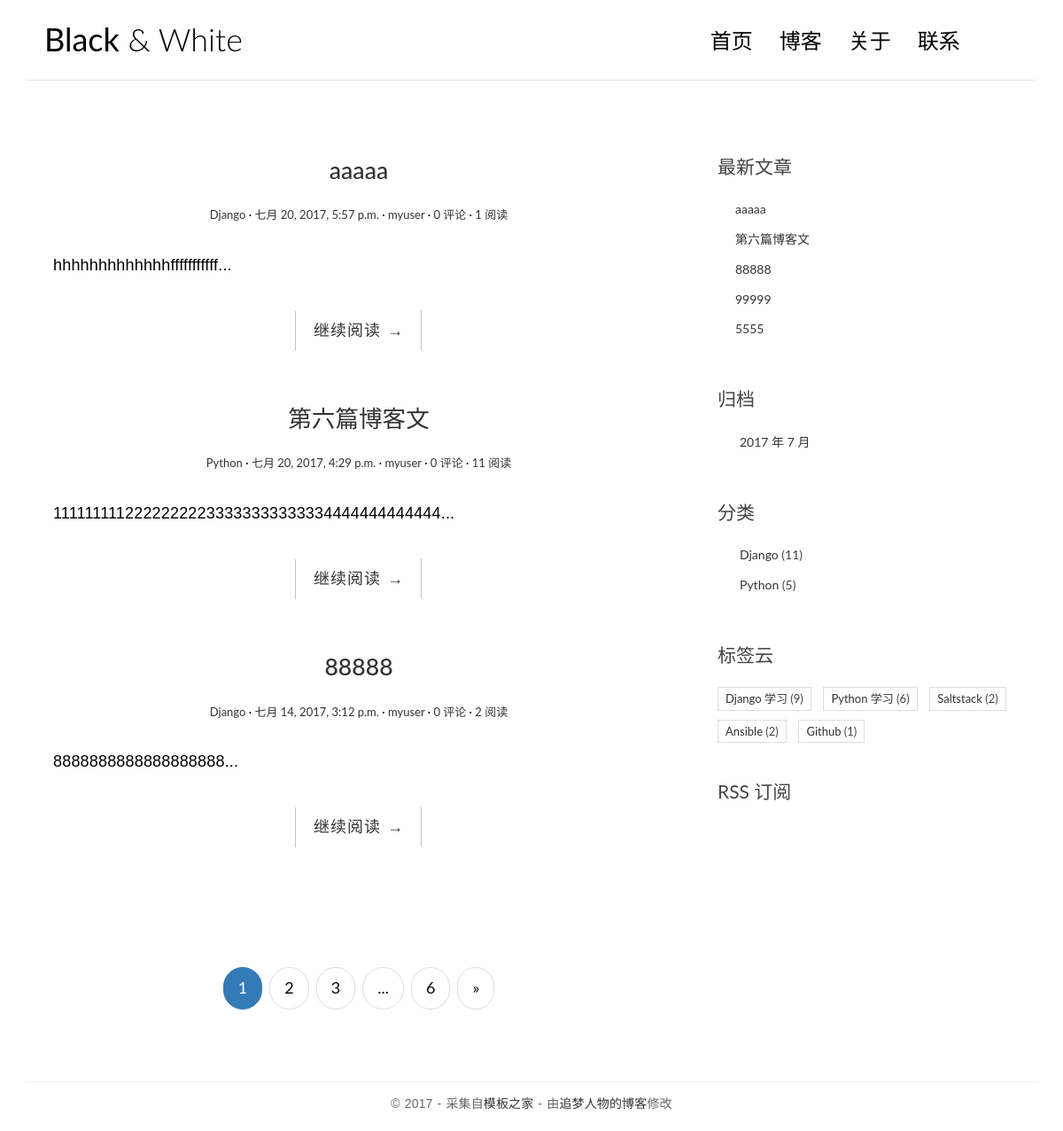
The page / on the database its author committed.
### blog/models.py (models this page shows, shortened)
@python_2_unicode_compatible
class Post(models.Model):
    title = models.CharField(max_length=70)
    body = models.TextField()
    created_time = models.DateTimeField()
    modified_time = models.DateTimeField()
    excerpt = models.CharField(max_length=200, blank=True)
    category = models.ForeignKey(Category)
    tags = models.ManyToManyField(Tag, blank=True)
    author = models.ForeignKey(User)
    views = models.PositiveIntegerField(default=0)
    def get_absolute_url(self):
        return reverse('blog:detail', kwargs={'pk': self.pk})
    class Meta:
        ordering = ['-created_time']

@python_2_unicode_compatible
class Category(models.Model):
    name = models.CharField(max_length=100)

@python_2_unicode_compatible
class Tag(models.Model):
    name = models.CharField(max_length=100)

### blog/views.py (the view, shortened to what this page needs)
# urls.py: url(r'^$', views.IndexView.as_view(), name='index'),
class IndexView(ListView):
    model = Post
    template_name = 'blog/index.html'
    context_object_name = 'post_list'
    paginate_by = 3
    def get_context_data(self, **kwargs):
        context = super(IndexView, self).get_context_data(**kwargs)
        paginator = context.get('paginator')
        page = context.get('page_obj')  # 当前页对象
        is_paginated = context.get('is_paginated')
        pagination_data = self.pagination_data(paginator, page, is_paginated)
        context.update(pagination_data)
        return context
    def pagination_data(self, paginator, page, is_paginated):
        if not is_paginated:
            return {}
        left = []
        right = []
        left_has_more = False
        right_has_more = False
        first = False
        last = False
        page_Number = page.number
        total_pages = paginator.num_pages
        page_range = paginator.page_range
        if page_Number == 1:
            right = page_range[page_Number:page_Number+2]
            if right[-1] < total_pages -1:
                right_has_more = True
            if right[-1] < total_pages:
                last = True
        elif page_Number == total_pages:
            left = page_range[(page_Number - 3) if (page_Number - 3 > 0) else 0:page_Number - 1]
            if left[0] > 2:
                left_has_more = True
            if left[0] > 1:
                first = True
        data = {
            'left': left,
            'right': right,
            'left_has_more': left_has_more,
            'right_has_more':right_has_more,
            'first': first,
            'last': last,
        }
        return data

### blog/templatetags/blog_tags.py (called while the page is built)
@register.simple_tag
def get_recent_posts(num=5):
    return Post.objects.all().order_by('-created_time')[:num]

@register.simple_tag
def archives():
    return Post.objects.dates('created_time', 'month', order='DESC')

@register.simple_tag
def get_categories():
    return Category.objects.annotate(num_posts=Count('post')).filter(num_posts__gt=0)

@register.simple_tag()
def get_tags():
    return Tag.objects.annotate(num_posts=Count('post')).filter(num_posts__gt=0)

### templates/blog/index.html (shortened to what this page needs)
{% extends "base.html" %}
{% block main %}
{% for post in post_list %}
<article class="post post--{{ post.pk }}" xmlns:color="http://www.w3.org/1999/xhtml">
    <header class="entry-header">
        <h1 class="entry-title">
            <a href="{{ post.get_absolute_url }}">{{ post.title }}</a>
        </h1>
        <div class="entry-meta">
            <span class="post-category"><a href="{% url 'blog:category' post.pk %}">{{ post.category.name }}</a></span>
            <span class="post-date"><a href="#"><time class="entry-date"
                                                      datetime="{{ post.created_time }}">{{ post.created_time }}</time></a></span>
            <span class="post-author"><a href="#">{{ post.author }}</a></span>
            <span class="comments-link"><a href="{% url 'blog:detail' post.pk %}">{{ post.comment_set.count }} 评论</a></span>
            <span class="views-count"><a href="#">{{ post.views }} 阅读</a></span>
        </div>
    </header>
    <div class="entry-content clearfix">
        <p>{{ post.excerpt }}...</p>
        <div class="read-more cl-effect-14">
            <a href="{{ post.get_absolute_url }}" class="more-link">继续阅读 <span class="meta-nav">→</span></a>
        </div>
    </div>
</article>
{% empty %}
<div class="no-post">
    暂时还没有发布的文章！
</div>
{% endfor %}
<nav aria-label="Page navigation" style="margin-top: 100px;text-align: center ">
  <ul class="pagination pagination-lg">
        {% if is_paginated %}
          <li class="active"><a href="?page={{ page_obj.number }}" >{{ page_obj.number }}</a></li>
          {% if right %}
              {% for i in right %}
                  <li><a href="?page={{ i }}">{{ i }}</a></li>
              {% endfor %}
              {% if right_has_more %}
                  <li><span>...</span></li>
              {% endif %}
              {% if last %}
                  <li><a href="?page={{ paginator.num_pages }}">{{ paginator.num_pages }}</a></li>
              {% endif %}
          {% endif %}
            <li>
            {% if page_obj.has_next %}
            <a href="?page={{ page_obj.next_page_number }}" aria-label="Next">
                    <span aria-hidden="true">&raquo;</span>
                  </a>
            {% endif %}
                </li>
              </ul>
            </nav>
{% endif %}
{% endblock main %}

### templates/base.html (shortened to what this page needs)
{% load staticfiles %}
{% load blog_tags %}
<!DOCTYPE html>
<html>
<head>
    <link rel="stylesheet" href="{% static 'blog/css/bootstrap.min.css' %}">
    <link rel="stylesheet" href="http://code.ionicframework.com/ionicons/2.0.1/css/ionicons.min.css">
    <link rel="stylesheet" href="{% static 'blog/css/pace.css' %}">
    <link rel="stylesheet" href="{% static 'blog/css/custom.css' %}">
    <link rel="stylesheet" href="{% static 'blog/css/highlights/github.css' %}">
</head>
<body>
<div class="container">
    <header id="site-header">
        <div class="row">
            <div class="col-md-4 col-sm-5 col-xs-8">
                <div class="logo">
                    <h1><a href="{% url 'blog:index' %}"><b>Black</b> &amp; White</a></h1>
                </div>
            </div>
            <div class="col-md-8 col-sm-7 col-xs-4">
                <nav class="main-nav" role="navigation">
                    <div class="collapse navbar-collapse" id="bs-example-navbar-collapse-1">
                        <ul class="nav navbar-nav navbar-right">
                            <li class="cl-effect-11"><a href="{% url 'blog:index' %}" data-hover="首页">首页</a></li>
                            <li class="cl-effect-11"><a href="full-width.html" data-hover="博客">博客</a></li>
                            <li class="cl-effect-11"><a href="about.html" data-hover="关于">关于</a></li>
                            <li class="cl-effect-11"><a href="contact.html" data-hover="联系">联系</a></li>
                        </ul>
                    </div>
                </nav>
            </div>
        </div>
    </header>
</div>
<div class="content-body">
    <div class="container">
        <div class="row">
            <main class="col-md-8">
             {% block main %}
             {% endblock %}
            </main>
            <aside class="col-md-4">
                <div class="widget widget-recent-posts">
                    <h3 class="widget-title">最新文章</h3>
                    {% get_recent_posts as recent_post_list %}
                    <ul>
                        {% for post in recent_post_list %}
                            <li>
                                <a href="{{ post.get_absolute_url }}">{{ post.title }}</a>
                            </li>
                        {% empty %}
                            暂无文章
                        {% endfor %}
                    </ul>
                </div>
                <div class="widget widget-archives">
                    <h3 class="widget-title">归档</h3>
                    {% archives as data_list %}
                    <ul>
                        {% for date in data_list %}
                        <li>
                            <a href="{% url 'blog:archives' date.year date.month %}">{{ date.year }} 年 {{ date.month }} 月</a>
                        </li>
                        {% empty %}
                            暂无归档
                        {% endfor %}
                    </ul>
                </div>
                <div class="widget widget-category">
                    <h3 class="widget-title">分类</h3>
                    {% get_categories as category_list %}
                    <ul>
                        {% for category in category_list %}
                        <li>
                            <a href="{% url 'blog:category' category.pk %}">{{ category.name }}</a>
                            <span class="post-count">({{ category.num_posts }})</span>
                        </li>
                        {% empty %}
                            暂无分类
                        {% endfor %}
                    </ul>
                </div>
                <div class="widget widget-tag-cloud">
                    <h3 class="widget-title">标签云</h3>
                    {% get_tags as tag_list %}
                    <ul>
                        {% for tag in tag_list %}
                        <li>
                            <a href="{% url 'blog:tag' tag.pk %}">{{ tag.name }}</a>
                            <span class="post-count">({{ tag.num_posts }})</span>
                        </li>
                        {% empty %}
                            暂无标签
                        {% endfor %}
                    </ul>
                </div>
                <div class="rss">
                    <a href="{% url 'rss' %}"> RSS 订阅</a>
                </div>
            </aside>
        </div>
    </div>
</div>
<footer id="site-footer">
    <div class="container">
        <div class="row">
            <div class="col-md-12">
                <p class="copyright">&copy 2017 - 采集自<a href="http://www.cssmoban.com/"
                                                        target="_blank" title="模板之家">模板之家</a>
                    - 由<a href="http://zmrenwu.com/" title="网页模板" target="_blank">追梦人物的博客</a>修改
                </p>
            </div>
        </div>
    </div>
</footer>
</body>
</html>

### blog/static/blog/css/custom.css (style rules this page uses)
* { outline: none; }
h1, h2, h3, h4, h5, h6 { margin-top: 0; }
b { font-weight: 400; }
a { color: #333; }
body { color: #444; font-family: 'Lato', sans-serif; }
p { font-family: 'Ubuntu', sans-serif; font-weight: 400; word-spacing: 1px; letter-spacing: 0.01em; }
#site-header { background-color: #FFF; padding: 25px 20px; margin-bottom: 40px; border-bottom: 1px solid #e7e7e7; }
.logo h1 a { color: #000; }
.logo h1 { margin: 0; font-family: 'Lato', sans-serif; font-weight: 300; }
.main-nav { margin-top: 11px; max-width: 95%; }
.main-nav a { color: #000000 !important; padding: 0 0 5px 0 !important; margin-right: 30px; font-family: 'Lato', sans-serif; font-weight: 300; font-size: 24px; }
.cl-effect-11 a { padding: 10px 0; color: #0972b4; text-shadow: none; }
.cl-effect-11 a::before { position: absolute; top: 0; left: 0; overflow: hidden; padding: 0 0 5px 0 !important; max-width: 0; border-bottom: 1px solid #000; color: #000; content: attr(data-hover); white-space: nowrap; -webkit-transition: max-width 0.5s; -moz-transition: max-width 0.5s; transition: max-width 0.5s; }
.content-body { padding-bottom: 4em; }
.post { background: #fff; padding: 30px 30px 0; }
.entry-title { text-align: center; font-size: 1.9em; margin-bottom: 20px; line-height: 1.6; padding: 10px 20px 0; }
.entry-meta { text-align: center; color: #DDDDDD; font-size: 13px; margin-bottom: 30px; }
.entry-content { font-size: 18px; line-height: 1.9; font-weight: 300; color: #000; }
.post-category::after, .post-date::after, .post-author::after, .comments-link::after { content: ' ·'; color: #000; }
.read-more { font-family: 'Ubuntu', sans-serif; font-weight: 400; word-spacing: 1px; letter-spacing: 0.01em; text-align: center; margin-top: 20px; }
.cl-effect-14 a { padding: 0 20px; height: 45px; line-height: 45px; position: relative; display: inline-block; margin: 15px 25px; letter-spacing: 1px; font-weight: 400; text-shadow: 0 0 1px rgba(255, 255, 255, 0.3); }
.cl-effect-14 a::before, .cl-effect-14 a::after { position: absolute; width: 45px; height: 1px; background: #C3C3C3; content: ''; -webkit-transition: all 0.3s; -moz-transition: all 0.3s; transition: all 0.3s; pointer-events: none; }
.cl-effect-14 a::before { top: 0; left: 0; -webkit-transform: rotate(90deg); -moz-transform: rotate(90deg); transform: rotate(90deg); -webkit-transform-origin: 0 0; -moz-transform-origin: 0 0; transform-origin: 0 0; }
.cl-effect-14 a::after { right: 0; bottom: 0; -webkit-transform: rotate(90deg); -moz-transform: rotate(90deg); transform: rotate(90deg); -webkit-transform-origin: 100% 0; -moz-transform-origin: 100% 0; transform-origin: 100% 0; }
.widget { background: #fff; padding: 30px 0 0; }
.widget-title { font-size: 1.5em; margin-bottom: 20px; line-height: 1.6; padding: 10px 0 0; font-weight: 400; }
.widget-recent-posts ul { padding: 0; margin: 0; padding-left: 20px; }
.widget-recent-posts ul li { list-style-type: none; position: relative; line-height: 170%; margin-bottom: 10px; }
.widget-recent-posts ul li::before { content: '\f3d3'; font-family: "Ionicons"; position: absolute; left: -17px; top: 3px; font-size: 16px; color: #000; }
.widget-archives ul { padding: 0; margin: 0; padding-left: 25px; }
.widget-archives ul li { list-style-type: none; position: relative; line-height: 170%; margin-bottom: 10px; }
.widget-archives ul li::before { content: '\f3f3'; font-family: "Ionicons"; position: absolute; left: -25px; top: 1px; font-size: 16px; color: #000; }
.widget-category ul { padding: 0; margin: 0; padding-left: 25px; }
.widget-category ul li { list-style-type: none; position: relative; line-height: 170%; margin-bottom: 10px; }
.widget-category ul li::before { content: '\f3fe'; font-family: "Ionicons"; position: absolute; left: -25px; top: 1px; font-size: 18px; color: #000; }
.widget-tag-cloud ul { padding: 0; margin: 0; margin-right: -10px; }
.widget-tag-cloud ul li { list-style-type: none; font-size: 13px; display: inline-block; margin-right: 10px; margin-bottom: 10px; padding: 3px 8px; border: 1px solid #ddd; }
.rss { font-size: 21px; margin-top: 30px; }
.rss a { color: #444; }
#site-footer { padding-top: 10px; padding: 0 0 1.5em 0; }
.copyright { text-align: center; padding-top: 1em; margin: 0; border-top: 1px solid #eee; color: #666; }

### rows shown on the page
Post: title "aaaaa", category.name "Django", created_time "七月 20, 2017, 5:57 p.m.", author "myuser", comment_set.count "0", views "1", excerpt "hhhhhhhhhhhhhfffffffffff"
Post: title "第六篇博客文", category.name "Python", created_time "七月 20, 2017, 4:29 p.m.", author "myuser", comment_set.count "0", views "11", excerpt "11111111122222222233333333333334444444444444"
Post: title "88888", category.name "Django", created_time "七月 14, 2017, 3:12 p.m.", author "myuser", comment_set.count "0", views "2", excerpt "8888888888888888888"
Post: title "99999"
Post: title "5555"
Category: name "Django", num_posts "11"
Category: name "Python", num_posts "5"
Tag: name "Django 学习", num_posts "9"
Tag: name "Python 学习", num_posts "6"
Tag: name "Saltstack", num_posts "2"
Tag: name "Ansible", num_posts "2"
Tag: name "Github", num_posts "1"

### other values the page prints
{{ page_obj.number }} "1"
{{ i }} "2" "3"
{{ paginator.num_pages }} "6"
{{ date.year }} "2017"
{{ date.month }} "7"
